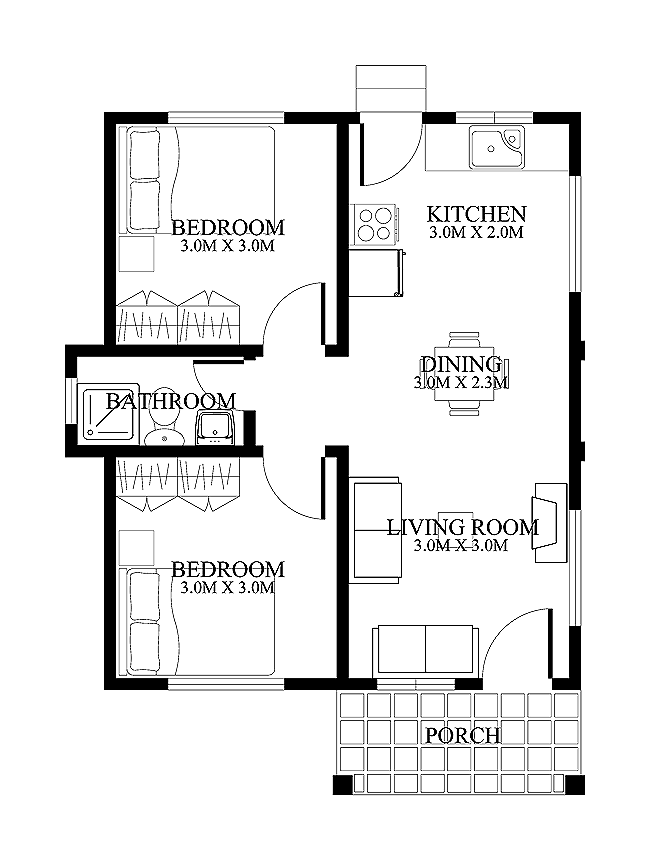
#> input picture APIs/p2m/assets/plan_0.png, 650 x 860 px, found by its file name
$ python utils.py
#> lines starting #> are read from the running program, lines starting #| are printed output that depends on the picture; after the words box and inside, x2 and y2 are one past the last pixel; in counts of white or black regions, pixels touching at a corner belong together
import numpy as np
import cv2

from shapely.geometry import Polygon


class P2M:

    THRESHOLD_BINARY = 50
    MAXVAL = 255

    THRESHOLD_CANNY_1 = 100
    THRESHOLD_CANNY_2 = 200
    MIN_AREA = 1

    KERNEL_SIZE = (5, 5)

    @staticmethod
    def get_cleaned_image(path: str) -> np.ndarray:
        """_summary_

        Args:
            path (str): image file path (.jpg or .png)

        Returns:
            np.ndarray: image after clean up
        """

        image_gray = cv2.imread(path, cv2.IMREAD_GRAYSCALE)
#> image_gray is the input picture: shape (860, 650); min 0, max 255, mean 234.3

        # remove other elements except walls
        _, image_binary = cv2.threshold(image_gray, P2M.THRESHOLD_BINARY, P2M.MAXVAL, cv2.THRESH_BINARY)
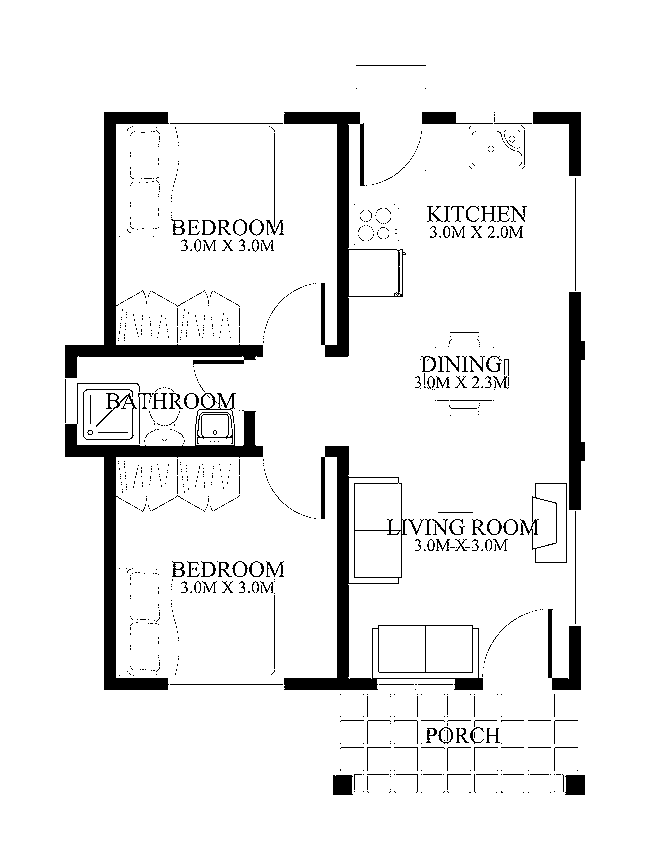
#> image_binary: shape (860, 650); 93% white; 891 black regions (753 under 20 px), largest, box (x1, y1, x2, y2) and area: (65, 383, 263, 690) 6752, (65, 112, 263, 378) 6290, (284, 446, 483, 690) 5648

        num_labels, labels, stats, _ = cv2.connectedComponentsWithStats(image_binary, connectivity=4)
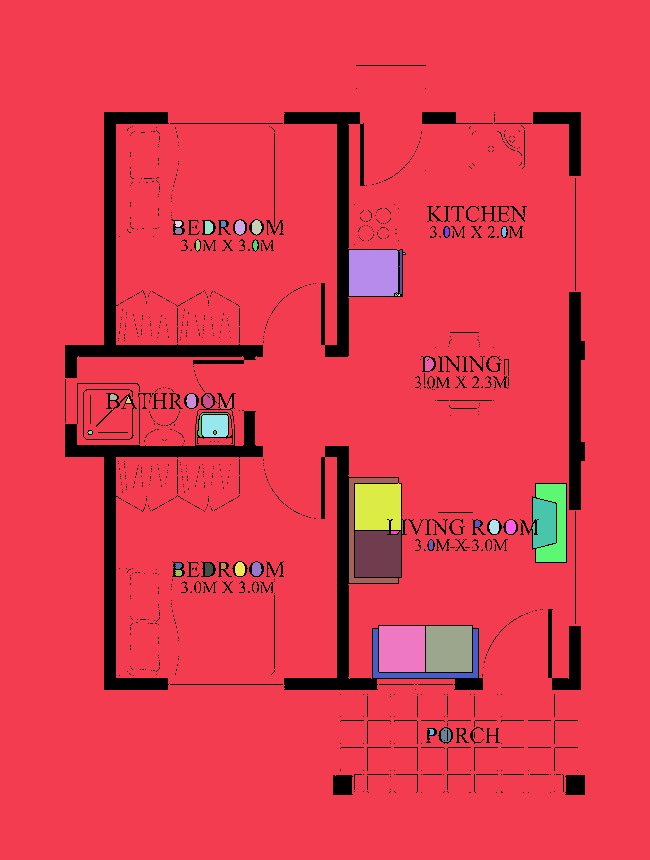
#> labels: shape (860, 650) int32; 54 distinct labels, from 0 to 53; one colour per label, 0 black
#> num_labels = 54; stats = 54 rows, first 6: [65, 65, 520, 730, 38914], [0, 0, 650, 860, 502502], [235, 220, 10, 15, 118], [252, 220, 10, 15, 113], [175, 221, 7, 6, 36], [205, 221, 8, 13, 92]

        image_unconnected_removed = np.zeros_like(image_gray)
        for label in range(1, num_labels):
            area = stats[label, cv2.CC_STAT_AREA]
            if area > P2M.MIN_AREA:
                image_unconnected_removed[labels == label] = 255
#> this loop made 53 passes
#> area on passes 1, 2, 3, 4, 5, 6, 7, 8, 9, 11, 12, 13: 502502, 118, 113, 36, 92, 28, 34, 36, 38, 37, 36, 2240

        # Image Erosion and Dilation
        kernel = np.ones(P2M.KERNEL_SIZE, np.uint8)
        cleaned_image = cv2.morphologyEx(image_unconnected_removed, cv2.MORPH_CLOSE, kernel)
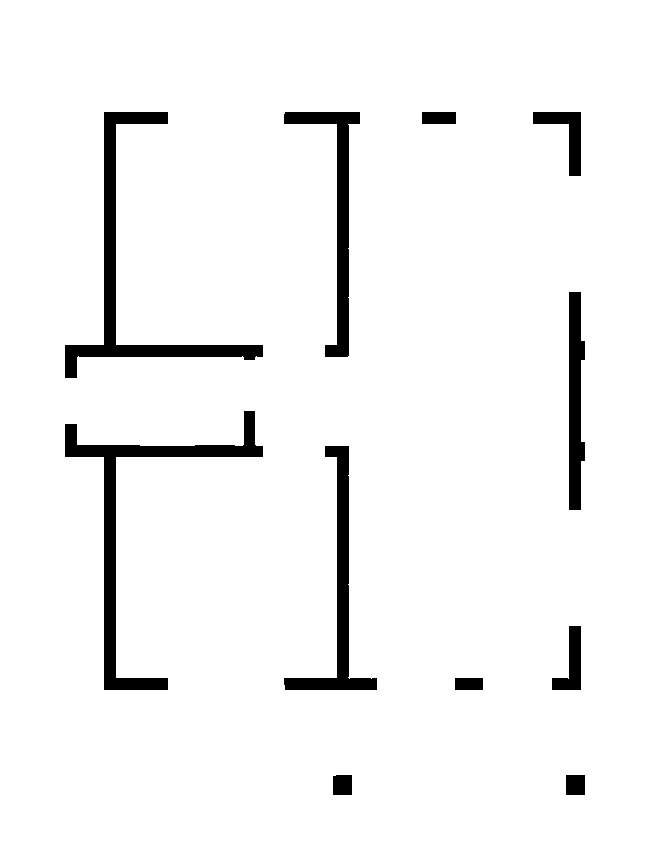
#> cleaned_image: shape (860, 650); 95.2% white; 11 black regions, largest, box (x1, y1, x2, y2) and area: (65, 411, 263, 690) 6352, (65, 112, 263, 378) 6078, (284, 446, 377, 690) 4022

        # erosion_and_dilation = cv2.morphologyEx(dilation_and_erosion, cv2.MORPH_OPEN, kernel)
        # cv2.imwrite("test.png", cleaned_image)

        return cleaned_image

    @staticmethod
    def get_wall_contour(image):

        edges = cv2.Canny(image, P2M.THRESHOLD_CANNY_1, P2M.THRESHOLD_CANNY_2)
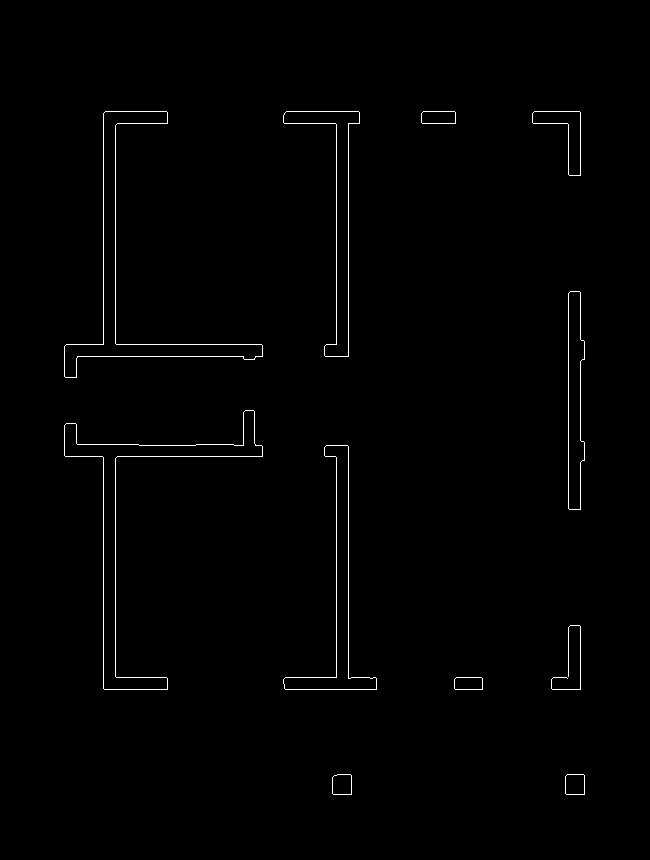
#> edges: shape (860, 650); 0.83% white in thin lines or dots, all inside (x1, y1, x2, y2) = (64, 111, 585, 795)

        cv2.imwrite("edges.png", edges)

        return


if __name__ == "__main__":
    path = "C:/Users/park1/AppData/Roaming/McNeel/Rhinoceros/7.0/Plug-ins/IronPython (814d908a-e25c-493d-97e9-ee3861957f49)/settings/lib/ghpythonutils/APIs/p2m/assets/plan_0.png"
    # path = "C:/Users/park1/AppData/Roaming/McNeel/Rhinoceros/7.0/Plug-ins/IronPython (814d908a-e25c-493d-97e9-ee3861957f49)/settings/lib/ghpythonutils/APIs/p2m/assets/plan_1.jpg"
    # path = "C:/Users/park1/AppData/Roaming/McNeel/Rhinoceros/7.0/Plug-ins/IronPython (814d908a-e25c-493d-97e9-ee3861957f49)/settings/lib/ghpythonutils/APIs/p2m/assets/plan_2.jpg"

    cleaned_image = P2M.get_cleaned_image(path)
    P2M.get_wall_contour(cleaned_image)

$ run again, with APIs/p2m/assets/plan_1.jpg saved as APIs/p2m/assets/plan_0.png
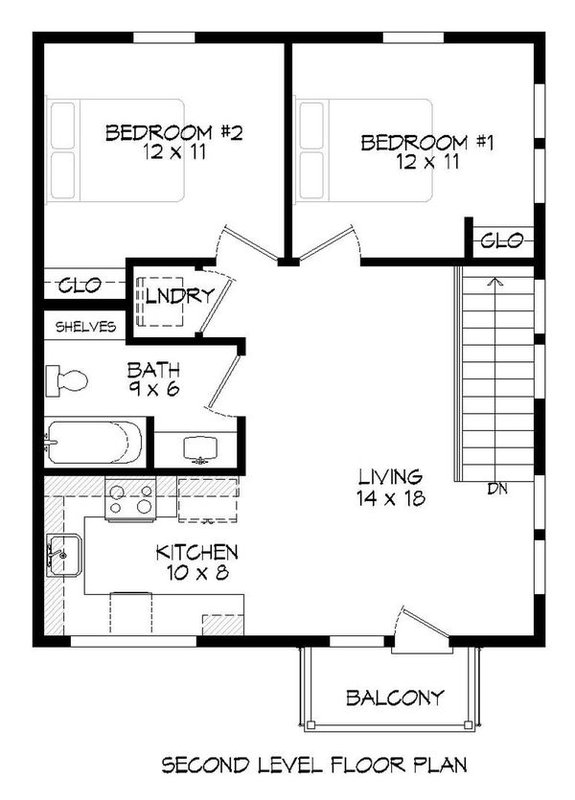
#> input picture APIs/p2m/assets/plan_1.jpg, 575 x 800 px, found by its file name
#> in get_cleaned_image, image_gray is the input picture: shape (800, 575); min 0, max 255, mean 230.9
#> image_binary: shape (800, 575); 93.6% white; 317 black regions (230 under 20 px), largest, box (x1, y1, x2, y2) and area: (33, 32, 245, 647) 13528, (195, 32, 383, 266) 3746, (361, 203, 545, 280) 2549
#> in get_cleaned_image, `num_labels, labels, stats, _ = cv2.connectedComponentsWithStats(image_..`:
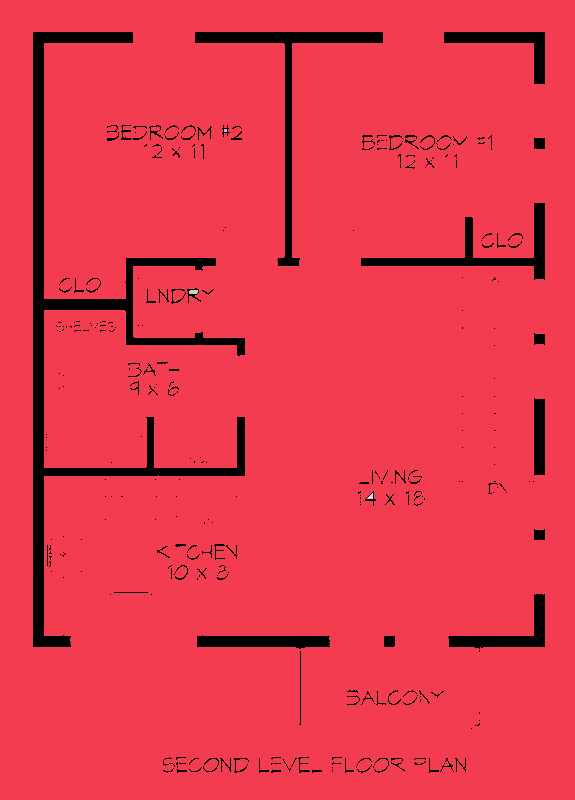
#> labels: shape (800, 575) int32; 5 distinct labels, from 0 to 4; one colour per label, 0 black
#> num_labels = 5; stats = [[33, 32, 512, 741, 29351], [0, 0, 575, 800, 430585], [224, 129, 3, 3, 9], [189, 290, 9, 4, 34], [367, 493, 6, 6, 21]]
#> the loop in get_cleaned_image, `for label in range(1, num_labels):` made 4 passes
#> area on passes 1, 3, 4: 430585, 34, 21
#> cleaned_image: shape (800, 575); 94.4% white; 11 black regions, largest, box (x1, y1, x2, y2) and area: (33, 32, 245, 647) 13513, (195, 32, 383, 266) 3743, (361, 203, 545, 279) 2547
#> in get_wall_contour, `edges = cv2.Canny(image, P2M.THRESHOLD_CANNY_1, P2M.THRESHOLD_CANNY_2)`:
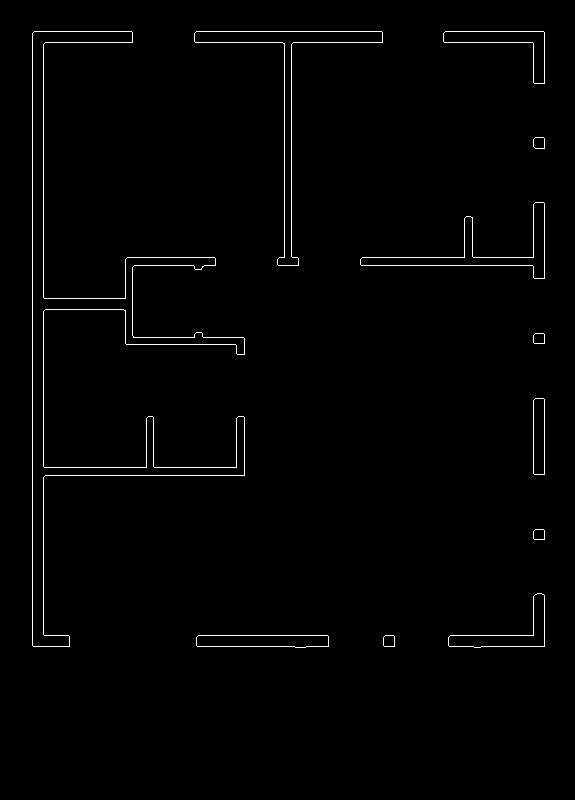
#> edges: shape (800, 575); 1.2% white in thin lines or dots, all inside (x1, y1, x2, y2) = (32, 31, 545, 648)

$ run again, with APIs/p2m/assets/plan_2.jpg saved as APIs/p2m/assets/plan_0.png
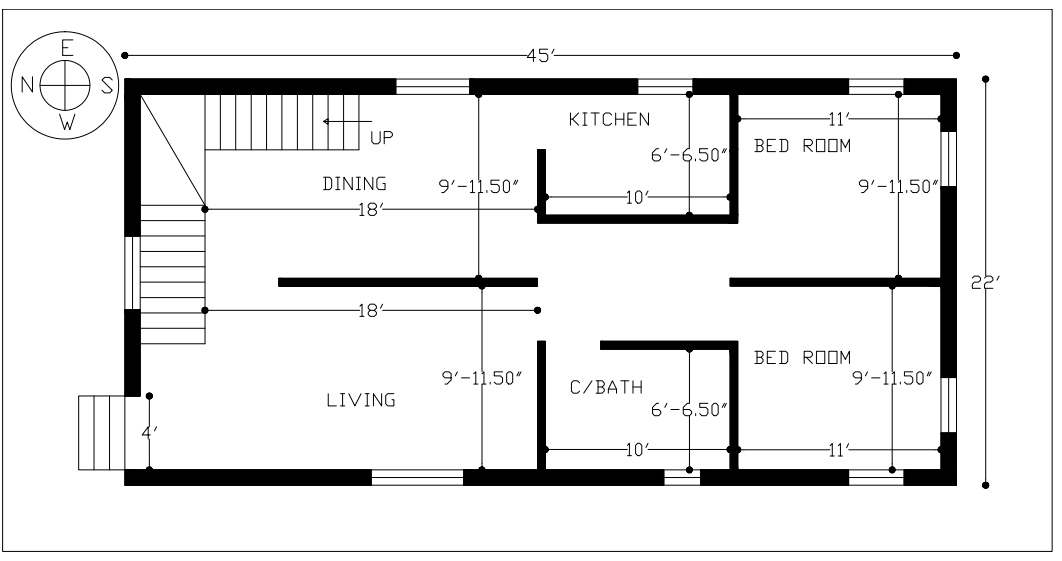
#> input picture APIs/p2m/assets/plan_2.jpg, 1062 x 561 px, found by its file name
#> in get_cleaned_image, image_gray is the input picture: shape (561, 1062); min 0, max 255, mean 230.8
#> image_binary: shape (561, 1062); 91.9% white; 526 black regions (495 under 20 px), largest, box (x1, y1, x2, y2) and area: (124, 78, 957, 486) 40803, (278, 274, 538, 290) 2370, (2, 9, 1052, 552) 1592
#> in get_cleaned_image, `num_labels, labels, stats, _ = cv2.connectedComponentsWithStats(image_..`:
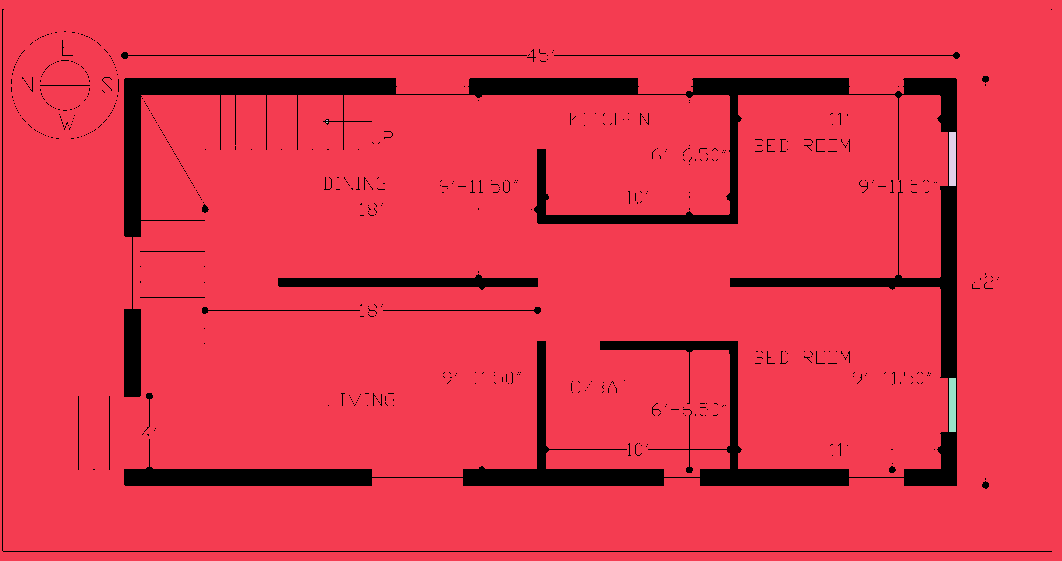
#> labels: shape (561, 1062) int32; 6 distinct labels, from 0 to 5; one colour per label, 0 black
#> num_labels = 6; stats = [[2, 9, 1050, 543, 48314], [0, 0, 1062, 561, 546708], [326, 120, 2, 1, 2], [326, 122, 2, 1, 2], [949, 132, 7, 54, 378], [949, 378, 7, 54, 378]]
#> the loop in get_cleaned_image, `for label in range(1, num_labels):` made 5 passes
#> area on passes 1, 4, 5: 546708, 378, 378
#> cleaned_image: shape (561, 1062); 93% white; 23 black regions, largest, box (x1, y1, x2, y2) and area: (124, 78, 396, 237) 7036, (535, 78, 849, 224) 6085, (730, 186, 957, 378) 5004
#> in get_wall_contour, `edges = cv2.Canny(image, P2M.THRESHOLD_CANNY_1, P2M.THRESHOLD_CANNY_2)`:
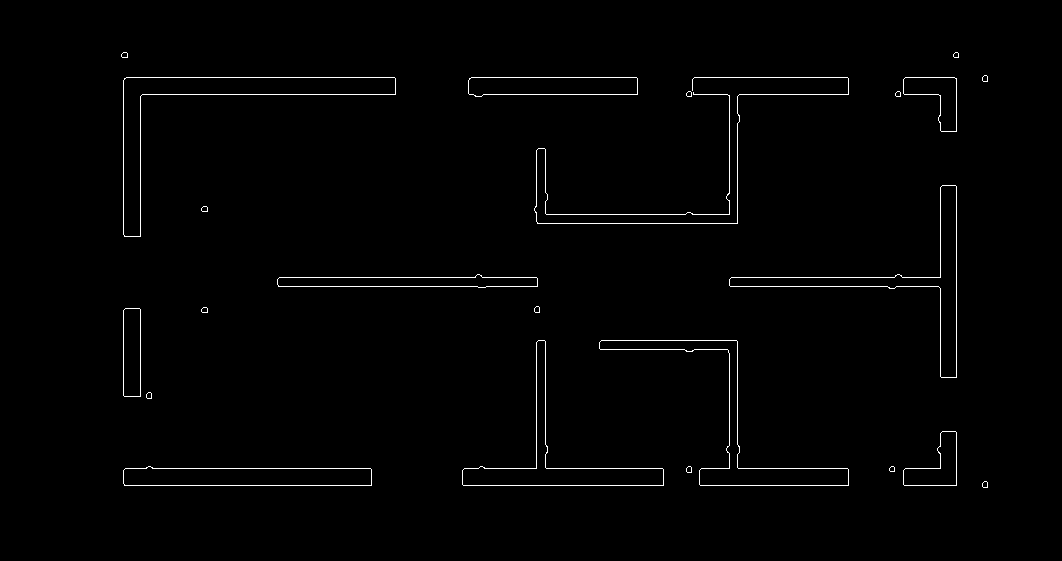
#> edges: shape (561, 1062); 1.1% white in thin lines or dots, all inside (x1, y1, x2, y2) = (121, 52, 988, 488)
